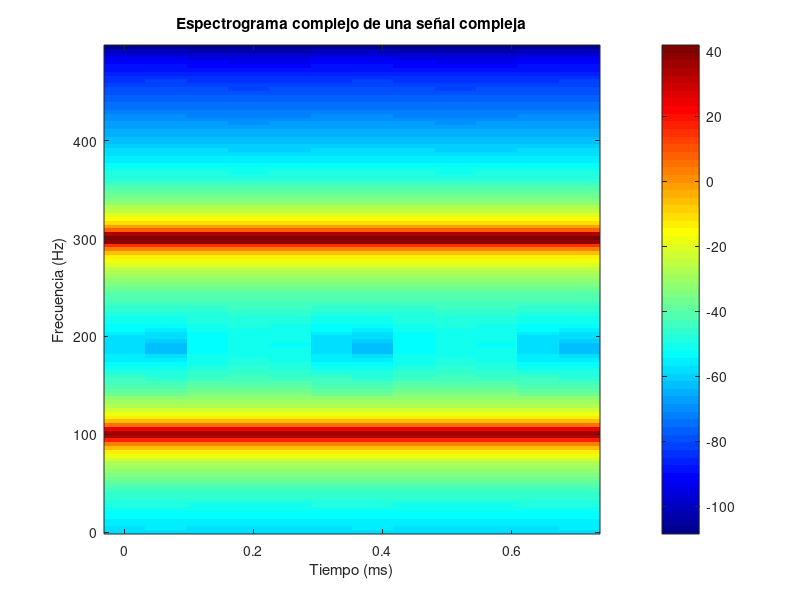

The MATLAB script that drew this image:
function spectrogram_uno()
    % Definir los parámetros de la señal
    fs = 1000; % Frecuencia de muestreo en Hz
    t = 0:1/fs:1-1/fs; % Vector de tiempo

    % Definir las componentes de la señal
    f1 = 100; % Frecuencia de la primera componente en Hz
    A1 = 0.5; % Amplitud de la primera componente
    phi1 = 0; % Fase de la primera componente en radianes

    f2 = 300; % Frecuencia de la segunda componente en Hz
    A2 = 1.0; % Amplitud de la segunda componente
    phi2 = pi/4; % Fase de la segunda componente en radianes

    % Calcular la señal compleja
    x = A1 * exp(1j * (2*pi*f1*t + phi1)) + A2 * exp(1j * (2*pi*f2*t + phi2));

    % Calcular el espectrograma complejo usando specgram
    specgram(x, 256, fs, 256, 192); % Ventana de 256 puntos, avance de 64 puntos

    title('Espectrograma complejo de una señal compleja');
    xlabel('Tiempo (ms)');
    ylabel('Frecuencia (Hz)');

    % Mostrar el gráfico
    colorbar;
    colormap jet;


end
